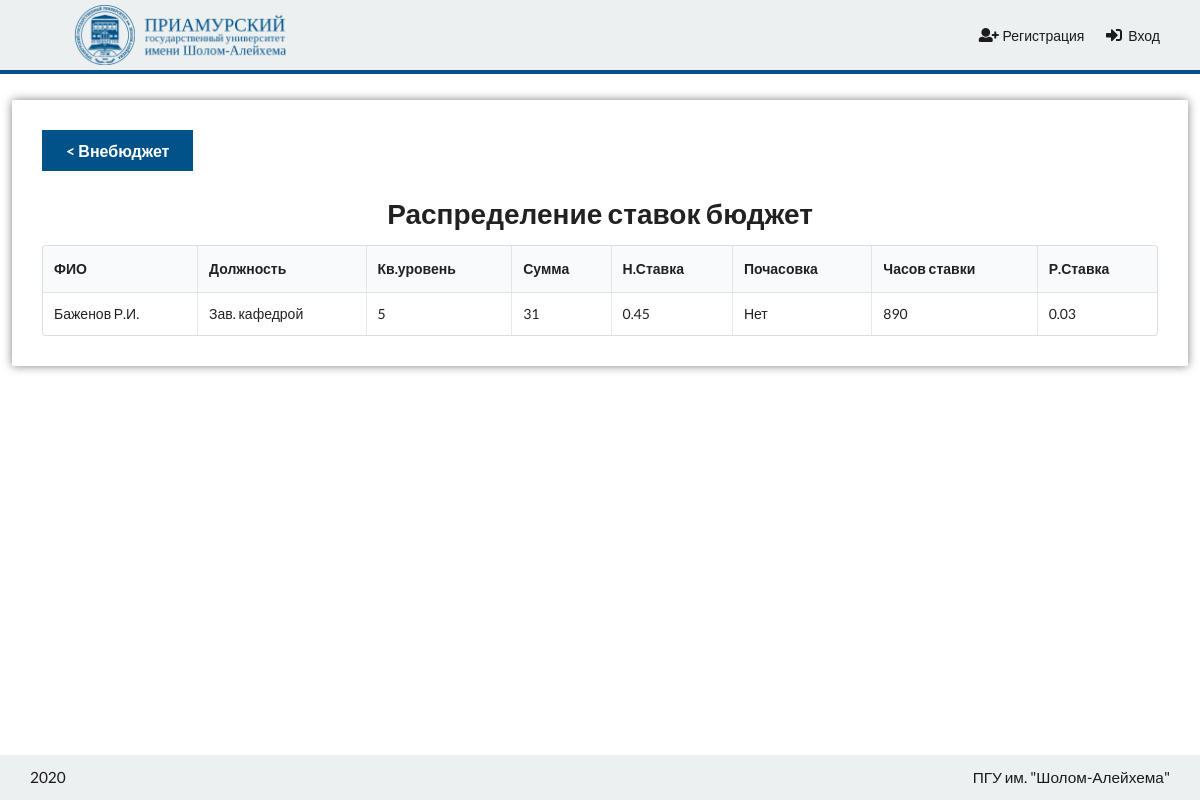
Screenshot of /disciplines/raspred-stavok/ with the database file from the repository.
### Prepods/models.py (models this page shows, shortened)
class Prepod(models.Model):
    objects = MyManager()
    DOLZHNOST = [('Зав. кафедрой', 'Зав. кафедрой'), ('Декан', 'Декан'), ('Профессор', 'Профессор'), ('Доцент', 'Доцент'), ('Ст. преподаватель', 'Ст. преподаватель'), ('Ассистент', 'Ассистент')]
    PRAVA = [('raspred', 'Распределение и просмотр'), ('prosmotr', 'Только просмотр по кафедре'), (None, 'Просмотр своих дисциплин')]
    user = models.OneToOneField(User, on_delete=models.SET_NULL, null=True, related_name='prepod', blank=True)
    last_name = models.CharField(max_length=64, verbose_name="Фамилия")
    first_name = models.CharField(max_length=64, verbose_name="Имя")
    surname = models.CharField(max_length=64, verbose_name="Отчество")
    fio = models.CharField(max_length=256, verbose_name='ФИО', blank=True, default='')
    dolzhnost = models.CharField(choices=DOLZHNOST, max_length=64, default='Зав. кафедрой')
    kafedra = models.ForeignKey('Disciplines.Kafedra', on_delete=models.SET_NULL, null=True, default=None, blank=True)
    kv_uroven = models.IntegerField(verbose_name="Кв. уровень")
    chasov_stavki = models.IntegerField(verbose_name="Часов ставки")
    prava = models.CharField(max_length=128, choices=PRAVA, default=None, verbose_name='Права', null=True, blank=True)
    class Meta:
        verbose_name = 'Преподаватель'
        verbose_name_plural = 'Преподаватели'
        ordering = ['last_name']

### Disciplines/views.py (the view)
# urls.py: path('raspred-stavok/', raspred_stavok, name='raspred_stavok'),
def raspred_stavok(request):
    vne_budget = request.GET.get('vne_budget')
    if vne_budget:
        nagruzki = Nagruzka.objects.filter(archive=None, discipline__form__name__contains='_В').all()
    else:
        nagruzki = Nagruzka.objects.filter(archive=None).exclude(discipline__form__name__contains='_В').all()
    group_nagruzki = nagruzki.values('prepod__fio', 'prepod__dolzhnost',
                                     'prepod__kv_uroven', 'n_stavka', 'pochasovka',
                                     'prepod__chasov_stavki').order_by('prepod__fio').annotate(Sum('summary'))
    return render(request, 'Disciplines/RaspredStavok.html',
                  {'group_nagruzki': group_nagruzki, 'stavka_range': stavka_range, 'vne_budget': vne_budget})

### Disciplines/views.py (called while the page is built)
def stavka_range():
    return [round(x * 0.05, 2) for x in range(21)]

### Prepods/templatetags/extra.py (called while the page is built)
@register.filter
def yes_no(val):
    if val:
        return 'Да'
    else:
        return 'Нет'

@register.filter
def div(val1, val2):
    return round(val1/val2, 2)

### templates/Disciplines/RaspredStavok.html (shortened to what this page needs)
{% extends 'base.html' %}
{% load static %}
{% load extra %}
{% block content %}
    <div class="ui container full-width">
        <div class="child-center">
            <div class="raspred-stavok cblock">
                <div class="content">
                    {% if vne_budget %}
                        <a href="/disciplines/raspred-stavok/" class="ui primary button large">< Бюджет</a>
                    {% else %}
                        <a href="/disciplines/raspred-stavok/?vne_budget=True"  class="ui primary button large">< Внебюджет</a>
                    {% endif %}
                    <h1 class="ui center aligned header">Распределение ставок {% if vne_budget %}внебюджет{% else %}бюджет{% endif %}</h1>
                    <div id="list-container" class="sixteen wide table-container">
                        <table class="ui sortable selectable celled table">
                            <thead>
                            <tr>
                                <th>ФИО</th>
                                <th>Должность</th>
                                <th>Кв.уровень</th>
                                <th>Сумма</th>
                                <th>Н.Ставка</th>
                                <th>Почасовка</th>
                                <th>Часов ставки</th>
                                <th>Р.Ставка</th>
                            </tr>
                            </thead>
                            <tbody>
                            {% for group in group_nagruzki %}
                                <tr class="group" style="cursor: pointer">
                                    <td data-name="prepod__fio" data-label="ФИО">{{ group.prepod__fio }}</td>
                                    <td data-name="prepod__dolzhnost"
                                        data-label="Должность">{{ group.prepod__dolzhnost }}</td>
                                    <td data-name="prepod__kv_uroven"
                                        data-label="Кв.уровень">{{ group.prepod__kv_uroven }}</td>
                                    <td data-label="Сумма">{{ group.summary__sum|floatformat }}</td>
                                    <td data-name="n_stavka"
                                        data-label="Н.Ставка">{{ group.n_stavka|floatformat:2 }}</td>
                                    <td data-name="pochasovka" data-label="Почасовка">{{ group.pochasovka|yes_no }}</td>
                                    <td data-name="prepod__chasov_stavki"
                                        data-label="Часов ставки">{{ group.prepod__chasov_stavki }}</td>
                                    <td data-name="r_stavka"
                                        data-label="Р.Ставка">{{ group.summary__sum|div:group.prepod__chasov_stavki }}</td>
                                </tr>
                            {% endfor %}
                            </tbody>
                        </table>
                    </div>
                </div>
            </div>
        </div>
    </div>
{% endblock %}

### static/css/style.css (style rules this page uses)
:root { --color: #151515;--nav-bg-color: #ecf0f1;--nav-color: #1b1b1b;--nav-item-hover-bg-color: #e3e7e8;--content-bg-color: #ffffff;--btn-primary-color: #005288;--btn-primary-hover-color: #00497e;--btn-primary-active-color: #003c6b;--btn-primary-text-color: #ffffff;--menu-active-color: #ccddff;--menu-active-hover-color: #b3ccff }
:root body:before { filter:invert(100%) blur(5px) opacity(60%) }
.ui.container.full-width { width:100%;max-width:98% !important }
.raspred-stavok { width:100%;max-width:1200px }
html { padding:0;margin:0;min-height:100% }
body { padding:0;margin:0;color:var(--color) }
body:before { z-index:-3;content:"";position:fixed;top:0;left:0;width:100%;height:100%;background-attachment:fixed;background-repeat:no-repeat;background-size:cover }
body h1 { font-size:3rem }
.ui.container { width:95%;max-width:1280px !important }
.child-center { width:100%;display:flex;justify-content:center }
.cblock { display:block;position:relative;float:left }
.content:not(.no-shadow) { margin:30px 0;background-color:var(--content-bg-color);border-radius:2px;display:block;position:relative;float:left;width:100%;padding:30px;box-shadow:0 0 10px rgba(0,0,0,0.5) }
.ui.button.primary { background-color:var(--btn-primary-color);color:var(--btn-primary-text-color);border-radius:0 }

### rows the page displays
Prepod: prepod__fio "Баженов Р.И.", prepod__dolzhnost "Зав. кафедрой", prepod__kv_uroven "5", summary__sum "31", n_stavka "0.45", pochasovka|yes_no "Нет", prepod__chasov_stavki "890", summary__sum|div "0.03"
